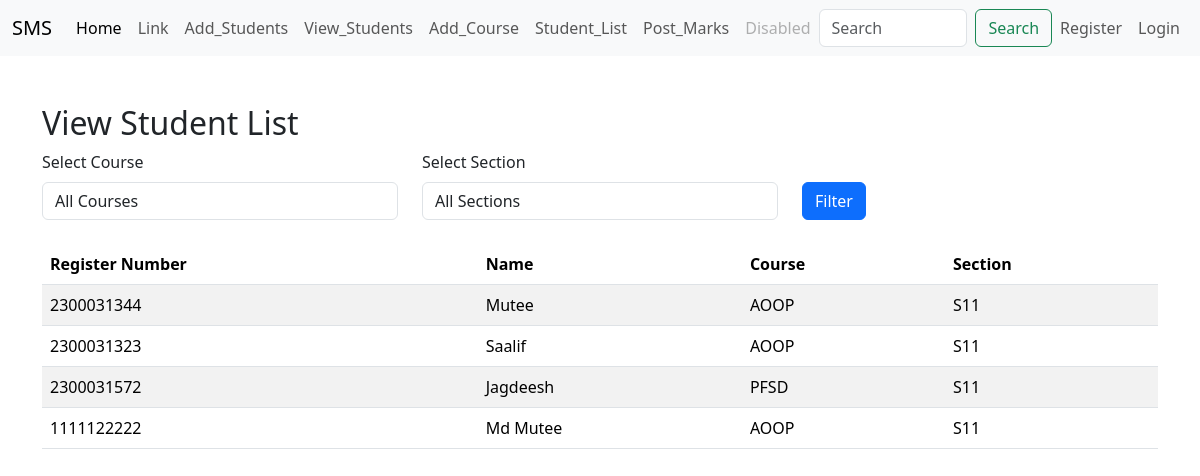
Screenshot of /facultyapp/view_student_list with the database file from the repository.
### adminapp/models.py (models this page shows, shortened)
class StudentList(models.Model):
    Register_Number = models.CharField(max_length=10, unique=True)
    Name = models.CharField(max_length=100)
    user = models.OneToOneField(User, on_delete=models.CASCADE, null=True)

### facultyapp/models.py (models this page shows, shortened)
class AddCourse(models.Model):
    COURSE_CHOICE = [
        ('AOOP', 'Advanced Object Oriented Programming'),
        ('PFSD', 'Python Full Stack Development'),
    ]
    SECTION_CHOICE = [
        ('S11', 'Section S11'),
        ('S12', 'Section S12'),
        ('S13', 'Section S13'),
    ]
    student = models.ForeignKey(StudentList, on_delete=models.CASCADE)
    course = models.CharField(max_length=50, choices=COURSE_CHOICE)
    section = models.CharField(max_length=50, choices=SECTION_CHOICE)

### facultyapp/views.py (the view)
# urls.py: path('view_student_list', views.view_student_list, name='view_student_list'),
def view_student_list(request):
    course = request.GET.get('course')
    section = request.GET.get('section')
    student_courses = AddCourse.objects.all()
    if course:
        student_courses = student_courses.filter(course=course)
    if section:
        student_courses = student_courses.filter(section=section)
    students = StudentList.objects.filter(id__in=student_courses.values('student_id'))
    course_choices = AddCourse.COURSE_CHOICE
    section_choices = AddCourse.SECTION_CHOICE
    context = {
        'students': students,
        'course_choices': course_choices,
        'section_choices': section_choices,
        'selected_course': course,
        'selected_section': section,
    }
    return render(request, 'facultyapp/view_student_list.html', context)

### templates/facultyapp/view_student_list.html (shortened to what this page needs)
{% extends 'Navbar/FacultyNavbar.html' %}
{% load static %}
{% block body %}
    <div class="container mt-5">
        <h2>View Student List</h2>
        <form method="get" class="mb-4">
            <div class="row">
                <div class="col-md-4">
                    <label for="course" class="form-label">Select Course</label>
                    <select name="course" id="course" class="form-control">
                        <option value="">All Courses</option>
                    </select>
                </div>
                <div class="col-md-4">
                    <label for="section" class="form-label">Select Section</label>
                    <select name="section" id="section" class="form-control">
                        <option value="">All Sections</option>
                    </select>
                </div>
                <div class="col-md-4 mt-4">
                    <button type="submit" class="btn btn-primary mt-2">Filter</button>
                </div>
            </div>
        </form>
        <table class="table table-striped">
            <thead>
                <tr>
                    <th>Register Number</th>
                    <th>Name</th>
                    <th>Course</th>
                    <th>Section</th>
                </tr>
            </thead>
            <tbody>
                {% if students %}
                    {% for student in students %}
                        <tr>
                            <td>{{ student.Register_Number }}</td>
                            <td>{{ student.Name }}</td>
                            <td>{{ student.addcourse_set.first.course }}</td>
                            <td>{{ student.addcourse_set.first.section }}</td>
                        </tr>
                    {% endfor %}
                {% else %}
                    <tr>
                        <td colspan="4" class="text-center">No students found.</td>
                    </tr>
                {% endif %}
            </tbody>
        </table>
    </div>
{% endblock %}

### templates/Navbar/FacultyNavbar.html (shortened to what this page needs)
<!DOCTYPE html>
<html lang="en">
<head>
    <link href="https://cdn.jsdelivr.net/npm/bootstrap@5.3.3/dist/css/bootstrap.min.css" rel="stylesheet">
</head>
<body>
<nav class="navbar navbar-expand-lg bg-body-tertiary">
  <div class="container-fluid">
    <a class="navbar-brand" href="#">SMS</a>
    <div class="collapse navbar-collapse" id="navbarSupportedContent">
      <ul class="navbar-nav me-auto mb-2 mb-lg-0">
        <li class="nav-item">
          <a class="nav-link active" aria-current="page" href="{% url 'facultyapp:FacultyHomePage' %}">Home</a>
        </li>
        <li class="nav-item">
          <a class="nav-link" href="#">Link</a>
        </li>
        <li class="nav-item">
          <a class="nav-link" href="#">Add_Students</a>
        </li>
        <li class="nav-item">
          <a class="nav-link" href="#">View_Students</a>
        </li>
        <li class="nav-item">
          <a class="nav-link" href="{% url 'facultyapp:add_course' %}">Add_Course</a>
        </li>
        <li class="nav-item">
          <a class="nav-link" href="{% url 'facultyapp:view_student_list' %}">Student_List</a>
        </li>
        <li class="nav-item">
          <a class="nav-link" href="{% url 'facultyapp:post_marks' %}">Post_Marks</a>
        </li>
        <li class="nav-item">
          <a class="nav-link disabled" aria-disabled="true">Disabled</a>
        </li>
      </ul>
      <form class="d-flex" role="search">
        <input class="form-control me-2" type="search" placeholder="Search" aria-label="Search">
        <button class="btn btn-outline-success" type="submit">Search</button>
      </form>
    </div>
    <ul  class="navbar-nav ms-auto">
<li>
        {% if user.is_authenticated %}
        <li class="nav-item">
        <span class="nav-link">Welcome, {{ user.username }}</span>
    </li>
          <li class="nav-item">
          <a class="nav-link" href="{% url 'logout' %}">Logout</a>
          </li>
        {% else %}
                <li class="nav-item">
          <a class="nav-link" href="{% url 'UserRegistercall' %}">Register</a>
        </li>
          <li class="nav-item">
          <a class="nav-link" href="{% url 'UserLoginPageCall' %}">Login</a>
        </li>
        {% endif %}
 </li>
      </ul>
  </div>
</nav>
{% block body %}
{% endblock %}
</body>
</html>

### rows the page displays
StudentList: Register_Number "2300031344", Name "Mutee", addcourse_set.first.course "AOOP", addcourse_set.first.section "S11"
StudentList: Register_Number "2300031323", Name "Saalif", addcourse_set.first.course "AOOP", addcourse_set.first.section "S11"
StudentList: Register_Number "2300031572", Name "Jagdeesh", addcourse_set.first.course "PFSD", addcourse_set.first.section "S11"
StudentList: Register_Number "1111122222", Name "Md Mutee", addcourse_set.first.course "AOOP", addcourse_set.first.section "S11"
